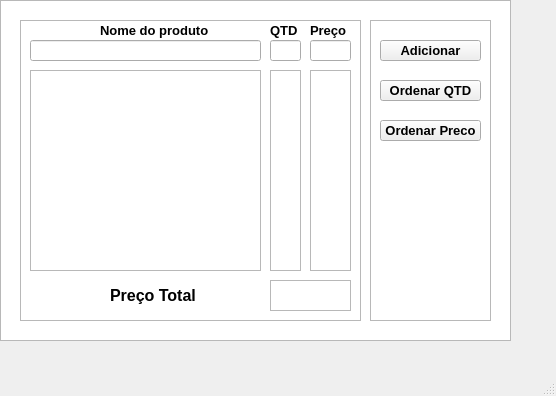
<?xml version="1.0" encoding="UTF-8"?>
<ui version="4.0">
 <class>MainWindow</class>
 <widget class="QMainWindow" name="MainWindow">
  <property name="geometry">
   <rect>
    <x>0</x>
    <y>0</y>
    <width>556</width>
    <height>396</height>
   </rect>
  </property>
  <property name="windowTitle">
   <string>MainWindow</string>
  </property>
  <widget class="QWidget" name="centralwidget">
   <widget class="QLineEdit" name="CaixaNome">
    <property name="geometry">
     <rect>
      <x>30</x>
      <y>40</y>
      <width>231</width>
      <height>21</height>
     </rect>
    </property>
    <property name="font">
     <font>
      <pointsize>10</pointsize>
     </font>
    </property>
    <property name="text">
     <string/>
    </property>
   </widget>
   <widget class="QLineEdit" name="CaixaQtd">
    <property name="geometry">
     <rect>
      <x>270</x>
      <y>40</y>
      <width>31</width>
      <height>21</height>
     </rect>
    </property>
    <property name="font">
     <font>
      <pointsize>10</pointsize>
     </font>
    </property>
    <property name="text">
     <string/>
    </property>
   </widget>
   <widget class="QLineEdit" name="CaixaPreco">
    <property name="geometry">
     <rect>
      <x>310</x>
      <y>40</y>
      <width>41</width>
      <height>21</height>
     </rect>
    </property>
    <property name="font">
     <font>
      <pointsize>9</pointsize>
     </font>
    </property>
    <property name="text">
     <string/>
    </property>
   </widget>
   <widget class="QPushButton" name="BotaoAdd">
    <property name="geometry">
     <rect>
      <x>380</x>
      <y>40</y>
      <width>101</width>
      <height>21</height>
     </rect>
    </property>
    <property name="font">
     <font>
      <pointsize>10</pointsize>
      <weight>75</weight>
      <bold>true</bold>
     </font>
    </property>
    <property name="text">
     <string>Adicionar</string>
    </property>
   </widget>
   <widget class="QListView" name="listView">
    <property name="geometry">
     <rect>
      <x>0</x>
      <y>0</y>
      <width>511</width>
      <height>341</height>
     </rect>
    </property>
    <property name="palette">
     <palette>
      <active>
       <colorrole role="WindowText">
        <brush brushstyle="SolidPattern">
         <color alpha="255">
          <red>0</red>
          <green>0</green>
          <blue>0</blue>
         </color>
        </brush>
       </colorrole>
      </active>
      <inactive>
       <colorrole role="WindowText">
        <brush brushstyle="SolidPattern">
         <color alpha="255">
          <red>0</red>
          <green>0</green>
          <blue>0</blue>
         </color>
        </brush>
       </colorrole>
      </inactive>
      <disabled>
       <colorrole role="WindowText">
        <brush brushstyle="SolidPattern">
         <color alpha="255">
          <red>120</red>
          <green>120</green>
          <blue>120</blue>
         </color>
        </brush>
       </colorrole>
      </disabled>
     </palette>
    </property>
   </widget>
   <widget class="QLabel" name="label">
    <property name="geometry">
     <rect>
      <x>100</x>
      <y>20</y>
      <width>131</width>
      <height>21</height>
     </rect>
    </property>
    <property name="font">
     <font>
      <pointsize>10</pointsize>
      <weight>75</weight>
      <bold>true</bold>
     </font>
    </property>
    <property name="text">
     <string>Nome do produto</string>
    </property>
   </widget>
   <widget class="QLabel" name="label_2">
    <property name="geometry">
     <rect>
      <x>270</x>
      <y>20</y>
      <width>47</width>
      <height>20</height>
     </rect>
    </property>
    <property name="font">
     <font>
      <pointsize>10</pointsize>
      <weight>75</weight>
      <bold>true</bold>
     </font>
    </property>
    <property name="text">
     <string>QTD</string>
    </property>
   </widget>
   <widget class="QLabel" name="label_3">
    <property name="geometry">
     <rect>
      <x>310</x>
      <y>20</y>
      <width>47</width>
      <height>21</height>
     </rect>
    </property>
    <property name="font">
     <font>
      <pointsize>10</pointsize>
      <weight>75</weight>
      <bold>true</bold>
     </font>
    </property>
    <property name="text">
     <string>Preço</string>
    </property>
   </widget>
   <widget class="QTableView" name="tableView">
    <property name="geometry">
     <rect>
      <x>370</x>
      <y>20</y>
      <width>121</width>
      <height>301</height>
     </rect>
    </property>
   </widget>
   <widget class="QPushButton" name="OrdenarQTD">
    <property name="geometry">
     <rect>
      <x>380</x>
      <y>80</y>
      <width>101</width>
      <height>21</height>
     </rect>
    </property>
    <property name="font">
     <font>
      <pointsize>10</pointsize>
      <weight>75</weight>
      <bold>true</bold>
     </font>
    </property>
    <property name="text">
     <string>Ordenar QTD</string>
    </property>
   </widget>
   <widget class="QListView" name="listView_2">
    <property name="geometry">
     <rect>
      <x>20</x>
      <y>20</y>
      <width>341</width>
      <height>301</height>
     </rect>
    </property>
   </widget>
   <widget class="QListWidget" name="ListaResultado">
    <property name="geometry">
     <rect>
      <x>310</x>
      <y>70</y>
      <width>41</width>
      <height>201</height>
     </rect>
    </property>
   </widget>
   <widget class="QListWidget" name="ListaNome">
    <property name="geometry">
     <rect>
      <x>30</x>
      <y>70</y>
      <width>231</width>
      <height>201</height>
     </rect>
    </property>
   </widget>
   <widget class="QListWidget" name="ListaQtd">
    <property name="geometry">
     <rect>
      <x>270</x>
      <y>70</y>
      <width>31</width>
      <height>201</height>
     </rect>
    </property>
   </widget>
   <widget class="QPushButton" name="OrdenarPreco">
    <property name="geometry">
     <rect>
      <x>380</x>
      <y>120</y>
      <width>101</width>
      <height>21</height>
     </rect>
    </property>
    <property name="font">
     <font>
      <pointsize>10</pointsize>
      <weight>75</weight>
      <bold>true</bold>
     </font>
    </property>
    <property name="text">
     <string>Ordenar Preco</string>
    </property>
   </widget>
   <widget class="QLabel" name="label_4">
    <property name="geometry">
     <rect>
      <x>110</x>
      <y>280</y>
      <width>121</width>
      <height>31</height>
     </rect>
    </property>
    <property name="font">
     <font>
      <pointsize>12</pointsize>
      <weight>75</weight>
      <bold>true</bold>
     </font>
    </property>
    <property name="text">
     <string>Preço Total</string>
    </property>
   </widget>
   <widget class="QListWidget" name="ValorTotal">
    <property name="geometry">
     <rect>
      <x>270</x>
      <y>280</y>
      <width>81</width>
      <height>31</height>
     </rect>
    </property>
   </widget>
   <zorder>listView</zorder>
   <zorder>listView_2</zorder>
   <zorder>CaixaNome</zorder>
   <zorder>CaixaQtd</zorder>
   <zorder>CaixaPreco</zorder>
   <zorder>label</zorder>
   <zorder>label_2</zorder>
   <zorder>label_3</zorder>
   <zorder>tableView</zorder>
   <zorder>BotaoAdd</zorder>
   <zorder>OrdenarQTD</zorder>
   <zorder>ListaResultado</zorder>
   <zorder>ListaNome</zorder>
   <zorder>ListaQtd</zorder>
   <zorder>OrdenarPreco</zorder>
   <zorder>label_4</zorder>
   <zorder>ValorTotal</zorder>
  </widget>
  <widget class="QMenuBar" name="menubar">
   <property name="geometry">
    <rect>
     <x>0</x>
     <y>0</y>
     <width>556</width>
     <height>20</height>
    </rect>
   </property>
  </widget>
  <widget class="QStatusBar" name="statusbar"/>
 </widget>
 <resources/>
 <connections/>
</ui>
